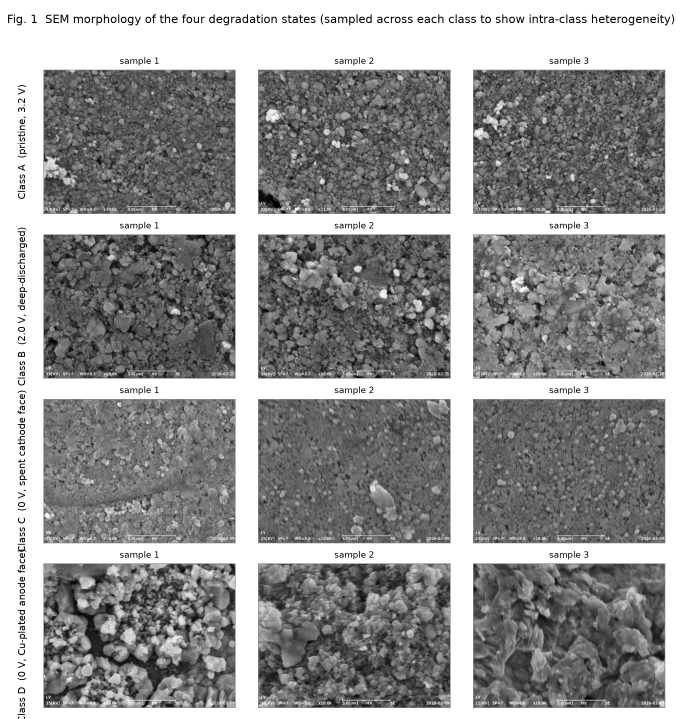
#> input picture results/figures/paper/fig1_morphology.png, 2046 x 2156 px, given as the content of the folder data/v2/images/C_0V, which was not available (shown at 1/3 size)
$ python make_paper_figures.py
#> lines starting #> are read from the running program, lines starting #| are printed output that depends on the picture; pictures that were not available may be replaced by others from this repository, and a replacement may not be noted
#!/usr/bin/env python3
# -*- coding: utf-8 -*-
"""
make_paper_figures.py — 生成论文专用配图

Fig 1  四类退化状态 SEM 典型形貌（每类 3 例，按类内分布取样以体现不均匀性）
Fig 2  误判样本案例（K 折全覆盖下的 3 个错误样本 + 1 个正确对照）
Fig 3  三种划分协议示意（tile 级 / 图像级 / 空间块级）

用法：
  python make_paper_figures.py --data-root data/v2 --runs runs --out runs/paper_figs
"""

import argparse
import csv
import json
import os
from collections import defaultdict

import numpy as np
from PIL import Image

import matplotlib
matplotlib.use("Agg")
import matplotlib.pyplot as plt
from matplotlib.patches import Rectangle, FancyArrowPatch

CLASS_ORDER = ["A_new", "B_2V", "C_0V", "D_0Vcu"]
CLASS_EN = {"A_new": "Class A  (pristine, 3.2 V)",
            "B_2V": "Class B  (2.0 V, deep-discharged)",
            "C_0V": "Class C  (0 V, spent cathode face)",
            "D_0Vcu": "Class D  (0 V, Cu-plated anode face)"}
C_TRAIN, C_VAL, C_TEST = "#1A73E8", "#F9AB00", "#D93025"


def load_img(path, size):
    with Image.open(path) as im:
        im = im.convert("RGB")
        im = im.resize(size, Image.BICUBIC)
        return np.asarray(im)


def fig1_morphology(data_root, outdir):
    img_dir = os.path.join(data_root, "images")
    n_show = 3
    fig, axes = plt.subplots(len(CLASS_ORDER), n_show,
                             figsize=(3.1 * n_show, 2.45 * len(CLASS_ORDER)))
    for r, cls in enumerate(CLASS_ORDER):
        d = os.path.join(img_dir, cls)
        files = sorted(f for f in os.listdir(d) if f.lower().endswith((".jpg", ".png", ".tif")))
        # 按类内排序均匀取样，呈现"最好—中间—最差"的形貌跨度（体现退化不均匀性）
        idxs = [0, len(files) // 2, len(files) - 1] if len(files) >= n_show else list(range(len(files)))
        for c in range(n_show):
            ax = axes[r][c]
            if c < len(idxs):
                a = load_img(os.path.join(d, files[idxs[c]]), (420, 315))
                ax.imshow(a)
            ax.set_xticks([]); ax.set_yticks([])
            if c == 0:
                ax.set_ylabel(CLASS_EN[cls], fontsize=9.5, labelpad=16)
            for sp in ax.spines.values():
                sp.set_color("#888888"); sp.set_linewidth(0.6)
        axes[r][0].set_title("sample 1", fontsize=8.5)
        if n_show >= 2:
            axes[r][1].set_title("sample 2", fontsize=8.5)
        if n_show >= 3:
            axes[r][2].set_title("sample 3", fontsize=8.5)
    fig.suptitle("Fig. 1  SEM morphology of the four degradation states "
                 "(sampled across each class to show intra-class heterogeneity)", fontsize=11)
    fig.tight_layout(rect=[0, 0, 1, 0.965])
    p = os.path.join(outdir, "fig1_morphology.png")
    fig.savefig(p, dpi=220); plt.close(fig)
    return p


def fig2_errors(data_root, outdir, errors):
    """errors: list of dict(file, cls_true, cls_pred, conf)"""
    img_dir = os.path.join(data_root, "images")
    n = len(errors) + 1                      # 末尾加一个正确对照
    fig, axes = plt.subplots(1, n, figsize=(3.2 * n, 3.5))
    if n == 1:
        axes = [axes]
    # 对照样本：真值 C 且预测正确（取一个易样本）
    ref = None
    d = os.path.join(img_dir, "C_0V")
    cands = sorted(f for f in os.listdir(d) if f.lower().endswith(".jpg"))
    for f in cands:
        if not any(e["file"].startswith(os.path.splitext(f)[0]) for e in errors):
            ref = f
            break

    panels = list(errors) + ([{"file": ref, "cls_true": "C_0V", "cls_pred": "C_0V",
                              "conf": None, "ok": True}] if ref else [])
    for i, e in enumerate(panels):
        ax = axes[i]
        p = os.path.join(img_dir, e["cls_true"], e["file"])
        if not os.path.exists(p):
            stem = e["file"].rsplit(".", 1)[0]
            for f in os.listdir(os.path.join(img_dir, e["cls_true"])):
                if f.startswith(stem):
                    p = os.path.join(img_dir, e["cls_true"], f); break
        ax.imshow(load_img(p, (420, 315)))
        ax.set_xticks([]); ax.set_yticks([])
        ok = e.get("ok") or (e["cls_true"] == e["cls_pred"])
        col = "#0F9D58" if ok else "#D93025"
        t = f"true: {e['cls_true']}\npred: {e['cls_pred']}"
        if e.get("conf") is not None:
            t += f"\nconf: {e['conf']:.3f}"
        ax.set_xlabel(t, fontsize=9, color=col, fontweight="bold" if not ok else "normal")
        for sp in ax.spines.values():
            sp.set_color(col); sp.set_linewidth(2.2 if not ok else 1.0)
    fig.suptitle("Fig. 2  Misclassified images under full-coverage 5-fold CV; "
                 "all errors originate from Class C (spent cathode face)", fontsize=11)
    fig.tight_layout(rect=[0, 0, 1, 0.93])
    p = os.path.join(outdir, "fig2_error_cases.png")
    fig.savefig(p, dpi=220); plt.close(fig)
    return p


def fig3_protocols(outdir):
    fig = plt.figure(figsize=(13.5, 5.0))
    gs = fig.add_gridspec(1, 3, wspace=0.14,
                          left=0.03, right=0.97, top=0.78, bottom=0.13)
    rng = np.random.RandomState(42)

    def grid(ax, colors, xlim=(-0.4, 4.4)):
        for k in range(16):
            r, c = divmod(k, 4)
            ax.add_patch(Rectangle((c, 3 - r), 0.94, 0.9,
                                   facecolor=[C_TRAIN, C_VAL, C_TEST][colors[k]],
                                   alpha=.80, edgecolor="white", lw=1))
        ax.set_xlim(*xlim); ax.set_ylim(-1.5, 4.15)
        ax.set_aspect("equal"); ax.axis("off")

    # ---------- Panel A: tile 级随机划分 ----------
    ax = fig.add_subplot(gs[0, 0])
    order = rng.permutation(16)
    cols = [0 if o < 10 else (1 if o < 13 else 2) for o in order]
    grid(ax, cols)
    ax.set_title("(a)  P1 · tile-level random split\n"
                 "tiles of the SAME image land in train AND test\n"
                 "→ leakage: 176/176 source images affected", fontsize=9.5, pad=10)
    ax.text(2.0, -1.05, "one source image → 16 tiles", ha="center",
            fontsize=9, style="italic")

    # ---------- Panel B: 图像级划分 ----------
    ax = fig.add_subplot(gs[0, 1])
    a = load_img(os.path.join(outdir, "_tmp_tile.jpg"), (110, 110))
    for k in range(16):
        r, c = divmod(k, 4)
        ax.imshow(a, extent=[c, c + 0.94, 3 - r, 3 - r + 0.9], aspect="auto")
    ax.add_patch(Rectangle((-0.10, -0.10), 4.18, 4.10, facecolor="none",
                           edgecolor=C_TRAIN, lw=3.4))
    ax.set_xlim(-0.4, 4.4); ax.set_ylim(-1.5, 4.15)
    ax.set_aspect("equal"); ax.axis("off")
    ax.set_title("(b)  P2 · image-level split\n"
                 "all 16 tiles of an image stay together\n"
                 "→ no tile leakage; ~20% of images still\n"
                 "   have a spatially overlapping neighbour", fontsize=9.5, pad=10)
    ax.text(2.0, -1.05, "whole image → one split", ha="center",
            fontsize=9, style="italic")

    # ---------- Panel C: 空间块划分 ----------
    ax = fig.add_subplot(gs[0, 2])
    grid(ax, [2 if (k % 4) == 3 else 0 for k in range(16)])
    ax.plot([2.98, 2.98], [-0.02, 3.98], color="black", lw=2.4, ls="--")
    ax.set_title("(c)  P3 · spatial-block split\n"
                 "contiguous regions defined by stage coordinates\n"
                 "→ test↔train min distance 90.1 µm (FOV ≈ 10 µm)",
                 fontsize=9.5, pad=10)
    ax.text(1.5, -1.05, "spatial blocks", ha="center", fontsize=9, style="italic")

    h = [plt.Line2D([], [], marker="s", ls="", ms=11, color=c, label=l)
         for c, l in [(C_TRAIN, "train"), (C_VAL, "val"), (C_TEST, "test")]]
    fig.legend(handles=h, loc="lower center", ncol=3, frameon=False, fontsize=10,
               bbox_to_anchor=(0.5, 0.015))
    fig.suptitle("Fig. 3   Three evaluation protocols: where the leakage comes from",
                 fontsize=11.5, y=0.97)
    p = os.path.join(outdir, "fig3_protocols.png")
    fig.savefig(p, dpi=220); plt.close(fig)
    return p


def main():
    ap = argparse.ArgumentParser()
    ap.add_argument("--data-root", default="data/v2")
    ap.add_argument("--runs", default="runs")
    ap.add_argument("--out", default="runs/paper_figs")
    args = ap.parse_args()
    os.makedirs(args.out, exist_ok=True)

    # 临时素材（Panel B 用一张真图的局部裁片）
    tmp = os.path.join(args.out, "_tmp_tile.jpg")
    src_dir = os.path.join(args.data_root, "images", "C_0V")
    f0 = sorted(os.listdir(src_dir))[0]
    Image.open(os.path.join(src_dir, f0)).convert("RGB").resize((110, 110)).save(tmp)
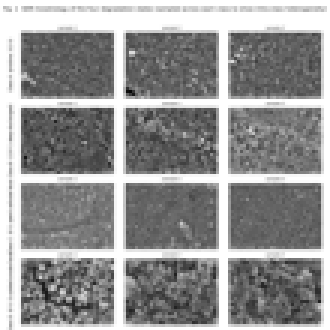
#> saved as _tmp_tile.jpg: PIL image 110x110 RGB (shown 3 times larger); mean R, G, B 149.6, 149.6, 149.6

    print(fig1_morphology(args.data_root, args.out))
#> in load_img, im is the input picture: PIL image 2046x2156 RGBA; mean R, G, B, A 150, 150, 150, 255
#> in load_img, `im = im.resize(size, Image.BICUBIC)`:
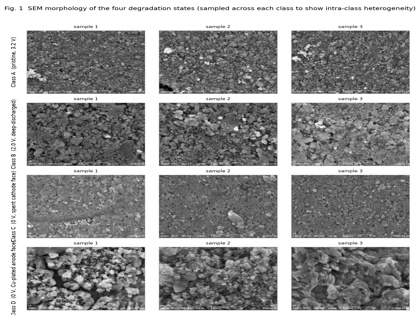
#> im: PIL image 420x315 RGB; mean R, G, B 149.8, 149.8, 149.8
#> in fig1_morphology, `fig.savefig(p, dpi=220)`:
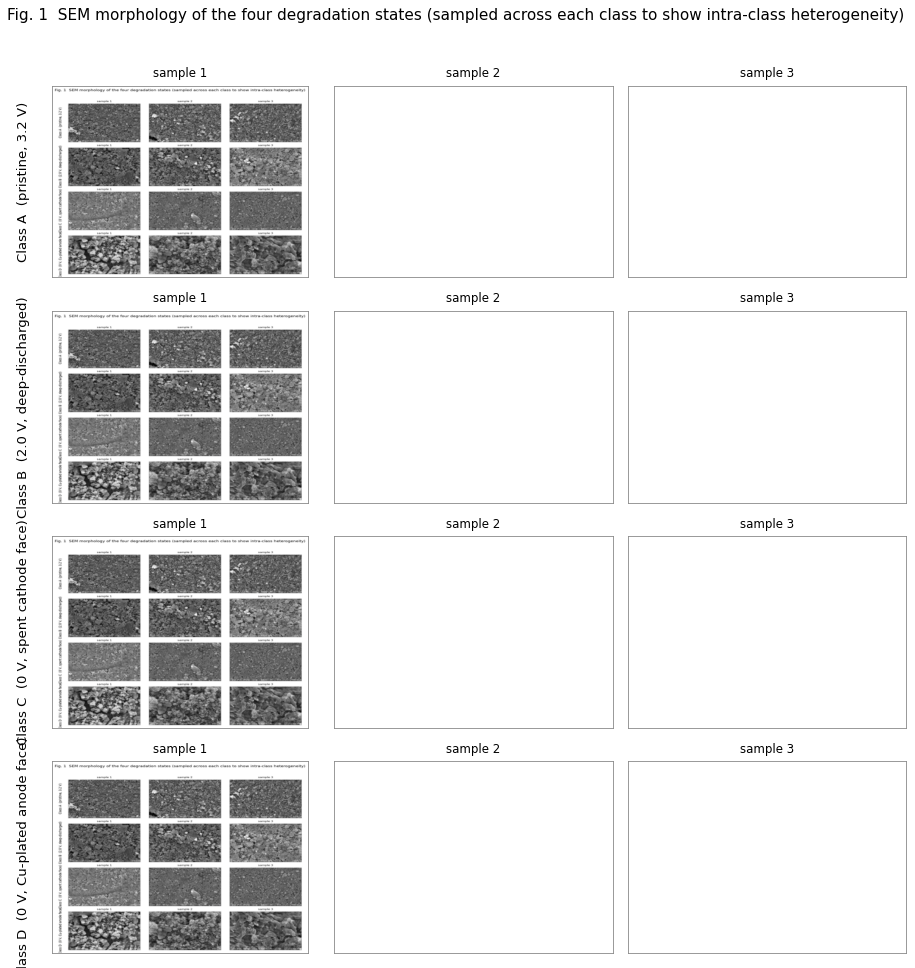
#> figure drawn by matplotlib, 4 panels
    print(fig3_protocols(args.out))
#> in fig3_protocols, `fig.savefig(p, dpi=220)`:
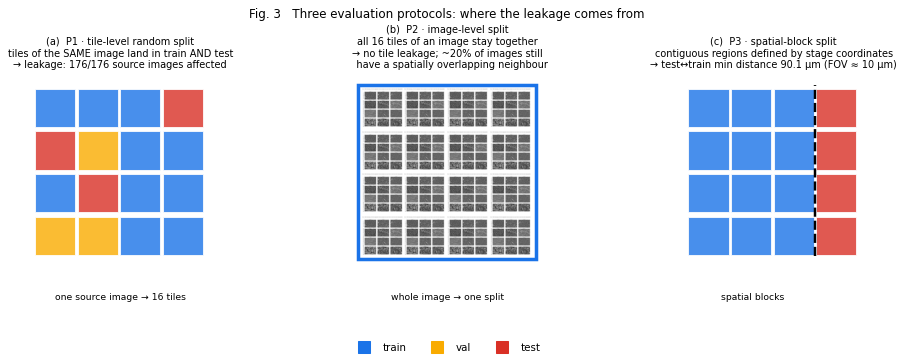
#> figure drawn by matplotlib, 3 panels

    # 从 K 折合并结果里取误判清单
    err_path = os.path.join(args.runs, "kfold_merged_resnet50", "kfold_errors.csv")
    errors = []
    if os.path.exists(err_path):
        with open(err_path, encoding="utf-8-sig") as fh:
            for r in csv.DictReader(fh):
                errors.append({"file": r["source_image"] + ".jpg" if not r["source_image"]
                               .lower().endswith(".jpg") else r["source_image"],
                               "cls_true": r["cls_true"], "cls_pred": r["cls_pred"],
                               "conf": float(r["mean_conf"])})
    print(fig2_errors(args.data_root, args.out, errors))
    json.dump({"errors": errors}, open(os.path.join(args.out, "paper_figs_meta.json"),
                                       "w", encoding="utf-8"), ensure_ascii=False, indent=2)
    print(f"\n输出目录：{args.out}")
    for f in sorted(os.listdir(args.out)):
        if f.endswith(".png"):
            print("  ", f)


if __name__ == "__main__":
    main()
